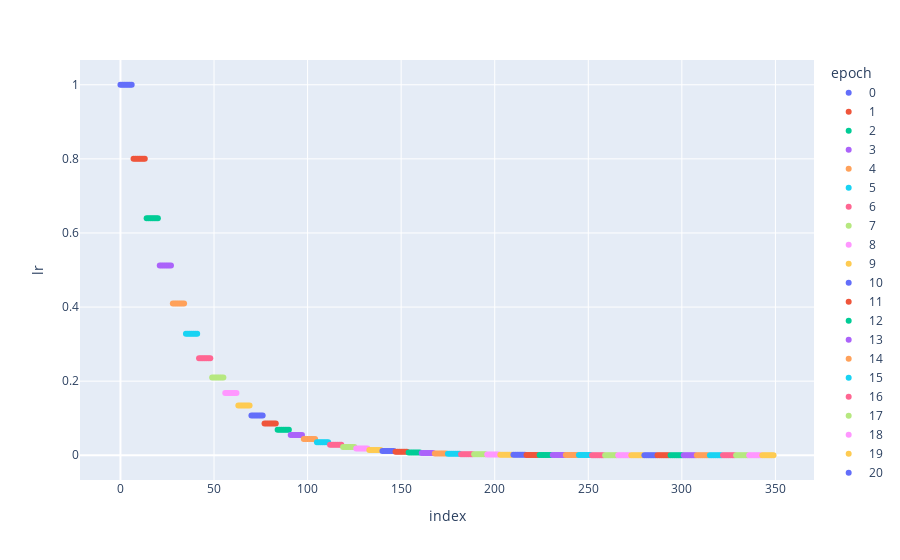

The notebook cell this image was saved under:
### Markdown cell above
## ExponentialLR
Exponentially decays the optimizer's configured learning rate by multiplying it with $\gamma$ at every scheduler step (i.e., every epoch).

### Code cell
lrsched = partial(ExponentialLR, gamma=0.8)
df = explore(lrsched, optim_lr=1.0)

### Figure 1 — Plotly figure (JSON) as saved in the notebook; plotly's stock layout.template omitted (floating-point values rounded to 4 significant figures)
{"data": [{"hovertemplate": "epoch=0<br>index=%{x}<br>lr=%{y}<extra></extra>", "legendgroup": "0", "marker": {"color": "#636efa", "symbol": "circle"}, "mode": "markers", "name": "0", "orientation": "v", "showlegend": true, "type": "scatter", "x": [0, 1, 2, 3, 4, 5, 6], "xaxis": "x", "y": [1, 1, 1, 1, 1, 1, 1], "yaxis": "y"}, {"hovertemplate": "epoch=1<br>index=%{x}<br>lr=%{y}<extra></extra>", "legendgroup": "1", "marker": {"color": "#EF553B", "symbol": "circle"}, "mode": "markers", "name": "1", "orientation": "v", "showlegend": true, "type": "scatter", "x": [7, 8, 9, 10, 11, 12, 13], "xaxis": "x", "y": [0.8, 0.8, 0.8, 0.8, 0.8, 0.8, 0.8], "yaxis": "y"}, {"hovertemplate": "epoch=2<br>index=%{x}<br>lr=%{y}<extra></extra>", "legendgroup": "2", "marker": {"color": "#00cc96", "symbol": "circle"}, "mode": "markers", "name": "2", "orientation": "v", "showlegend": true, "type": "scatter", "x": [14, 15, 16, 17, 18, 19, 20], "xaxis": "x", "y": [0.64, 0.64, 0.64, 0.64, 0.64, 0.64, 0.64], "yaxis": "y"}, {"hovertemplate": "epoch=3<br>index=%{x}<br>lr=%{y}<extra></extra>", "legendgroup": "3", "marker": {"color": "#ab63fa", "symbol": "circle"}, "mode": "markers", "name": "3", "orientation": "v", "showlegend": true, "type": "scatter", "x": [21, 22, 23, 24, 25, 26, 27], "xaxis": "x", "y": [0.512, 0.512, 0.512, 0.512, 0.512, 0.512, 0.512], "yaxis": "y"}, {"hovertemplate": "epoch=4<br>index=%{x}<br>lr=%{y}<extra></extra>", "legendgroup": "4", "marker": {"color": "#FFA15A", "symbol": "circle"}, "mode": "markers", "name": "4", "orientation": "v", "showlegend": true, "type": "scatter", "x": [28, 29, 30, 31, 32, 33, 34], "xaxis": "x", "y": [0.4096, 0.4096, 0.4096, 0.4096, 0.4096, 0.4096, 0.4096], "yaxis": "y"}, {"hovertemplate": "epoch=5<br>index=%{x}<br>lr=%{y}<extra></extra>", "legendgroup": "5", "marker": {"color": "#19d3f3", "symbol": "circle"}, "mode": "markers", "name": "5", "orientation": "v", "showlegend": true, "type": "scatter", "x": [35, 36, 37, 38, 39, 40, 41], "xaxis": "x", "y": [0.3277, 0.3277, 0.3277, 0.3277, 0.3277, 0.3277, 0.3277], "yaxis": "y"}, {"hovertemplate": "epoch=6<br>index=%{x}<br>lr=%{y}<extra></extra>", "legendgroup": "6", "marker": {"color": "#FF6692", "symbol": "circle"}, "mode": "markers", "name": "6", "orientation": "v", "showlegend": true, "type": "scatter", "x": [42, 43, 44, 45, 46, 47, 48], "xaxis": "x", "y": [0.2621, 0.2621, 0.2621, 0.2621, 0.2621, 0.2621, 0.2621], "yaxis": "y"}, {"hovertemplate": "epoch=7<br>index=%{x}<br>lr=%{y}<extra></extra>", "legendgroup": "7", "marker": {"color": "#B6E880", "symbol": "circle"}, "mode": "markers", "name": "7", "orientation": "v", "showlegend": true, "type": "scatter", "x": [49, 50, 51, 52, 53, 54, 55], "xaxis": "x", "y": [0.2097, 0.2097, 0.2097, 0.2097, 0.2097, 0.2097, 0.2097], "yaxis": "y"}, {"hovertemplate": "epoch=8<br>index=%{x}<br>lr=%{y}<extra></extra>", "legendgroup": "8", "marker": {"color": "#FF97FF", "symbol": "circle"}, "mode": "markers", "name": "8", "orientation": "v", "showlegend": true, "type": "scatter", "x": [56, 57, 58, 59, 60, 61, 62], "xaxis": "x", "y": [0.1678, 0.1678, 0.1678, 0.1678, 0.1678, 0.1678, 0.1678], "yaxis": "y"}, {"hovertemplate": "epoch=9<br>index=%{x}<br>lr=%{y}<extra></extra>", "legendgroup": "9", "marker": {"color": "#FECB52", "symbol": "circle"}, "mode": "markers", "name": "9", "orientation": "v", "showlegend": true, "type": "scatter", "x": [63, 64, 65, 66, 67, 68, 69], "xaxis": "x", "y": [0.1342, 0.1342, 0.1342, 0.1342, 0.1342, 0.1342, 0.1342], "yaxis": "y"}, {"hovertemplate": "epoch=10<br>index=%{x}<br>lr=%{y}<extra></extra>", "legendgroup": "10", "marker": {"color": "#636efa", "symbol": "circle"}, "mode": "markers", "name": "10", "orientation": "v", "showlegend": true, "type": "scatter", "x": [70, 71, 72, 73, 74, 75, 76], "xaxis": "x", "y": [0.1074, 0.1074, 0.1074, 0.1074, 0.1074, 0.1074, 0.1074], "yaxis": "y"}, {"hovertemplate": "epoch=11<br>index=%{x}<br>lr=%{y}<extra></extra>", "legendgroup": "11", "marker": {"color": "#EF553B", "symbol": "circle"}, "mode": "markers", "name": "11", "orientation": "v", "showlegend": true, "type": "scatter", "x": [77, 78, 79, 80, 81, 82, 83], "xaxis": "x", "y": [0.0859, 0.0859, 0.0859, 0.0859, 0.0859, 0.0859, 0.0859], "yaxis": "y"}, {"hovertemplate": "epoch=12<br>index=%{x}<br>lr=%{y}<extra></extra>", "legendgroup": "12", "marker": {"color": "#00cc96", "symbol": "circle"}, "mode": "markers", "name": "12", "orientation": "v", "showlegend": true, "type": "scatter", "x": [84, 85, 86, 87, 88, 89, 90], "xaxis": "x", "y": [0.06872, 0.06872, 0.06872, 0.06872, 0.06872, 0.06872, 0.06872], "yaxis": "y"}, {"hovertemplate": "epoch=13<br>index=%{x}<br>lr=%{y}<extra></extra>", "legendgroup": "13", "marker": {"color": "#ab63fa", "symbol": "circle"}, "mode": "markers", "name": "13", "orientation": "v", "showlegend": true, "type": "scatter", "x": [91, 92, 93, 94, 95, 96, 97], "xaxis": "x", "y": [0.05498, 0.05498, 0.05498, 0.05498, 0.05498, 0.05498, 0.05498], "yaxis": "y"}, {"hovertemplate": "epoch=14<br>index=%{x}<br>lr=%{y}<extra></extra>", "legendgroup": "14", "marker": {"color": "#FFA15A", "symbol": "circle"}, "mode": "markers", "name": "14", "orientation": "v", "showlegend": true, "type": "scatter", "x": [98, 99, 100, 101, 102, 103, 104], "xaxis": "x", "y": [0.04398, 0.04398, 0.04398, 0.04398, 0.04398, 0.04398, 0.04398], "yaxis": "y"}, {"hovertemplate": "epoch=15<br>index=%{x}<br>lr=%{y}<extra></extra>", "legendgroup": "15", "marker": {"color": "#19d3f3", "symbol": "circle"}, "mode": "markers", "name": "15", "orientation": "v", "showlegend": true, "type": "scatter", "x": [105, 106, 107, 108, 109, 110, 111], "xaxis": "x", "y": [0.03518, 0.03518, 0.03518, 0.03518, 0.03518, 0.03518, 0.03518], "yaxis": "y"}, {"hovertemplate": "epoch=16<br>index=%{x}<br>lr=%{y}<extra></extra>", "legendgroup": "16", "marker": {"color": "#FF6692", "symbol": "circle"}, "mode": "markers", "name": "16", "orientation": "v", "showlegend": true, "type": "scatter", "x": [112, 113, 114, 115, 116, 117, 118], "xaxis": "x", "y": [0.02815, 0.02815, 0.02815, 0.02815, 0.02815, 0.02815, 0.02815], "yaxis": "y"}, {"hovertemplate": "epoch=17<br>index=%{x}<br>lr=%{y}<extra></extra>", "legendgroup": "17", "marker": {"color": "#B6E880", "symbol": "circle"}, "mode": "markers", "name": "17", "orientation": "v", "showlegend": true, "type": "scatter", "x": [119, 120, 121, 122, 123, 124, 125], "xaxis": "x", "y": [0.02252, 0.02252, 0.02252, 0.02252, 0.02252, 0.02252, 0.02252], "yaxis": "y"}, {"hovertemplate": "epoch=18<br>index=%{x}<br>lr=%{y}<extra></extra>", "legendgroup": "18", "marker": {"color": "#FF97FF", "symbol": "circle"}, "mode": "markers", "name": "18", "orientation": "v", "showlegend": true, "type": "scatter", "x": [126, 127, 128, 129, 130, 131, 132], "xaxis": "x", "y": [0.01801, 0.01801, 0.01801, 0.01801, 0.01801, 0.01801, 0.01801], "yaxis": "y"}, {"hovertemplate": "epoch=19<br>index=%{x}<br>lr=%{y}<extra></extra>", "legendgroup": "19", "marker": {"color": "#FECB52", "symbol": "circle"}, "mode": "markers", "name": "19", "orientation": "v", "showlegend": true, "type": "scatter", "x": [133, 134, 135, 136, 137, 138, 139], "xaxis": "x", "y": [0.01441, 0.01441, 0.01441, 0.01441, 0.01441, 0.01441, 0.01441], "yaxis": "y"}, {"hovertemplate": "epoch=20<br>index=%{x}<br>lr=%{y}<extra></extra>", "legendgroup": "20", "marker": {"color": "#636efa", "symbol": "circle"}, "mode": "markers", "name": "20", "orientation": "v", "showlegend": true, "type": "scatter", "x": [140, 141, 142, 143, 144, 145, 146], "xaxis": "x", "y": [0.01153, 0.01153, 0.01153, 0.01153, 0.01153, 0.01153, 0.01153], "yaxis": "y"}, {"hovertemplate": "epoch=21<br>index=%{x}<br>lr=%{y}<extra></extra>", "legendgroup": "21", "marker": {"color": "#EF553B", "symbol": "circle"}, "mode": "markers", "name": "21", "orientation": "v", "showlegend": true, "type": "scatter", "x": [147, 148, 149, 150, 151, 152, 153], "xaxis": "x", "y": [0.009223, 0.009223, 0.009223, 0.009223, 0.009223, 0.009223, 0.009223], "yaxis": "y"}, {"hovertemplate": "epoch=22<br>index=%{x}<br>lr=%{y}<extra></extra>", "legendgroup": "22", "marker": {"color": "#00cc96", "symbol": "circle"}, "mode": "markers", "name": "22", "orientation": "v", "showlegend": true, "type": "scatter", "x": [154, 155, 156, 157, 158, 159, 160], "xaxis": "x", "y": [0.007379, 0.007379, 0.007379, 0.007379, 0.007379, 0.007379, 0.007379], "yaxis": "y"}, {"hovertemplate": "epoch=23<br>index=%{x}<br>lr=%{y}<extra></extra>", "legendgroup": "23", "marker": {"color": "#ab63fa", "symbol": "circle"}, "mode": "markers", "name": "23", "orientation": "v", "showlegend": true, "type": "scatter", "x": [161, 162, 163, 164, 165, 166, 167], "xaxis": "x", "y": [0.005903, 0.005903, 0.005903, 0.005903, 0.005903, 0.005903, 0.005903], "yaxis": "y"}, {"hovertemplate": "epoch=24<br>index=%{x}<br>lr=%{y}<extra></extra>", "legendgroup": "24", "marker": {"color": "#FFA15A", "symbol": "circle"}, "mode": "markers", "name": "24", "orientation": "v", "showlegend": true, "type": "scatter", "x": [168, 169, 170, 171, 172, 173, 174], "xaxis": "x", "y": [0.004722, 0.004722, 0.004722, 0.004722, 0.004722, 0.004722, 0.004722], "yaxis": "y"}, {"hovertemplate": "epoch=25<br>index=%{x}<br>lr=%{y}<extra></extra>", "legendgroup": "25", "marker": {"color": "#19d3f3", "symbol": "circle"}, "mode": "markers", "name": "25", "orientation": "v", "showlegend": true, "type": "scatter", "x": [175, 176, 177, 178, 179, 180, 181], "xaxis": "x", "y": [0.003778, 0.003778, 0.003778, 0.003778, 0.003778, 0.003778, 0.003778], "yaxis": "y"}, {"hovertemplate": "epoch=26<br>index=%{x}<br>lr=%{y}<extra></extra>", "legendgroup": "26", "marker": {"color": "#FF6692", "symbol": "circle"}, "mode": "markers", "name": "26", "orientation": "v", "showlegend": true, "type": "scatter", "x": [182, 183, 184, 185, 186, 187, 188], "xaxis": "x", "y": [0.003022, 0.003022, 0.003022, 0.003022, 0.003022, 0.003022, 0.003022], "yaxis": "y"}, {"hovertemplate": "epoch=27<br>index=%{x}<br>lr=%{y}<extra></extra>", "legendgroup": "27", "marker": {"color": "#B6E880", "symbol": "circle"}, "mode": "markers", "name": "27", "orientation": "v", "showlegend": true, "type": "scatter", "x": [189, 190, 191, 192, 193, 194, 195], "xaxis": "x", "y": [0.002418, 0.002418, 0.002418, 0.002418, 0.002418, 0.002418, 0.002418], "yaxis": "y"}, {"hovertemplate": "epoch=28<br>index=%{x}<br>lr=%{y}<extra></extra>", "legendgroup": "28", "marker": {"color": "#FF97FF", "symbol": "circle"}, "mode": "markers", "name": "28", "orientation": "v", "showlegend": true, "type": "scatter", "x": [196, 197, 198, 199, 200, 201, 202], "xaxis": "x", "y": [0.001934, 0.001934, 0.001934, 0.001934, 0.001934, 0.001934, 0.001934], "yaxis": "y"}, {"hovertemplate": "epoch=29<br>index=%{x}<br>lr=%{y}<extra></extra>", "legendgroup": "29", "marker": {"color": "#FECB52", "symbol": "circle"}, "mode": "markers", "name": "29", "orientation": "v", "showlegend": true, "type": "scatter", "x": [203, 204, 205, 206, 207, 208, 209], "xaxis": "x", "y": [0.001547, 0.001547, 0.001547, 0.001547, 0.001547, 0.001547, 0.001547], "yaxis": "y"}, {"hovertemplate": "epoch=30<br>index=%{x}<br>lr=%{y}<extra></extra>", "legendgroup": "30", "marker": {"color": "#636efa", "symbol": "circle"}, "mode": "markers", "name": "30", "orientation": "v", "showlegend": true, "type": "scatter", "x": [210, 211, 212, 213, 214, 215, 216], "xaxis": "x", "y": [0.001238, 0.001238, 0.001238, 0.001238, 0.001238, 0.001238, 0.001238], "yaxis": "y"}, {"hovertemplate": "epoch=31<br>index=%{x}<br>lr=%{y}<extra></extra>", "legendgroup": "31", "marker": {"color": "#EF553B", "symbol": "circle"}, "mode": "markers", "name": "31", "orientation": "v", "showlegend": true, "type": "scatter", "x": [217, 218, 219, 220, 221, 222, 223], "xaxis": "x", "y": [0.0009904, 0.0009904, 0.0009904, 0.0009904, 0.0009904, 0.0009904, 0.0009904], "yaxis": "y"}, {"hovertemplate": "epoch=32<br>index=%{x}<br>lr=%{y}<extra></extra>", "legendgroup": "32", "marker": {"color": "#00cc96", "symbol": "circle"}, "mode": "markers", "name": "32", "orientation": "v", "showlegend": true, "type": "scatter", "x": [224, 225, 226, 227, 228, 229, 230], "xaxis": "x", "y": [0.0007923, 0.0007923, 0.0007923, 0.0007923, 0.0007923, 0.0007923, 0.0007923], "yaxis": "y"}, {"hovertemplate": "epoch=33<br>index=%{x}<br>lr=%{y}<extra></extra>", "legendgroup": "33", "marker": {"color": "#ab63fa", "symbol": "circle"}, "mode": "markers", "name": "33", "orientation": "v", "showlegend": true, "type": "scatter", "x": [231, 232, 233, 234, 235, 236, 237], "xaxis": "x", "y": [0.0006338, 0.0006338, 0.0006338, 0.0006338, 0.0006338, 0.0006338, 0.0006338], "yaxis": "y"}, {"hovertemplate": "epoch=34<br>index=%{x}<br>lr=%{y}<extra></extra>", "legendgroup": "34", "marker": {"color": "#FFA15A", "symbol": "circle"}, "mode": "markers", "name": "34", "orientation": "v", "showlegend": true, "type": "scatter", "x": [238, 239, 240, 241, 242, 243, 244], "xaxis": "x", "y": [0.0005071, 0.0005071, 0.0005071, 0.0005071, 0.0005071, 0.0005071, 0.0005071], "yaxis": "y"}, {"hovertemplate": "epoch=35<br>index=%{x}<br>lr=%{y}<extra></extra>", "legendgroup": "35", "marker": {"color": "#19d3f3", "symbol": "circle"}, "mode": "markers", "name": "35", "orientation": "v", "showlegend": true, "type": "scatter", "x": [245, 246, 247, 248, 249, 250, 251], "xaxis": "x", "y": [0.0004056, 0.0004056, 0.0004056, 0.0004056, 0.0004056, 0.0004056, 0.0004056], "yaxis": "y"}, {"hovertemplate": "epoch=36<br>index=%{x}<br>lr=%{y}<extra></extra>", "legendgroup": "36", "marker": {"color": "#FF6692", "symbol": "circle"}, "mode": "markers", "name": "36", "orientation": "v", "showlegend": true, "type": "scatter", "x": [252, 253, 254, 255, 256, 257, 258], "xaxis": "x", "y": [0.0003245, 0.0003245, 0.0003245, 0.0003245, 0.0003245, 0.0003245, 0.0003245], "yaxis": "y"}, {"hovertemplate": "epoch=37<br>index=%{x}<br>lr=%{y}<extra></extra>", "legendgroup": "37", "marker": {"color": "#B6E880", "symbol": "circle"}, "mode": "markers", "name": "37", "orientation": "v", "showlegend": true, "type": "scatter", "x": [259, 260, 261, 262, 263, 264, 265], "xaxis": "x", "y": [0.0002596, 0.0002596, 0.0002596, 0.0002596, 0.0002596, 0.0002596, 0.0002596], "yaxis": "y"}, {"hovertemplate": "epoch=38<br>index=%{x}<br>lr=%{y}<extra></extra>", "legendgroup": "38", "marker": {"color": "#FF97FF", "symbol": "circle"}, "mode": "markers", "name": "38", "orientation": "v", "showlegend": true, "type": "scatter", "x": [266, 267, 268, 269, 270, 271, 272], "xaxis": "x", "y": [0.0002077, 0.0002077, 0.0002077, 0.0002077, 0.0002077, 0.0002077, 0.0002077], "yaxis": "y"}, {"hovertemplate": "epoch=39<br>index=%{x}<br>lr=%{y}<extra></extra>", "legendgroup": "39", "marker": {"color": "#FECB52", "symbol": "circle"}, "mode": "markers", "name": "39", "orientation": "v", "showlegend": true, "type": "scatter", "x": [273, 274, 275, 276, 277, 278, 279], "xaxis": "x", "y": [0.0001662, 0.0001662, 0.0001662, 0.0001662, 0.0001662, 0.0001662, 0.0001662], "yaxis": "y"}, {"hovertemplate": "epoch=40<br>index=%{x}<br>lr=%{y}<extra></extra>", "legendgroup": "40", "marker": {"color": "#636efa", "symbol": "circle"}, "mode": "markers", "name": "40", "orientation": "v", "showlegend": true, "type": "scatter", "x": [280, 281, 282, 283, 284, 285, 286], "xaxis": "x", "y": [0.0001329, 0.0001329, 0.0001329, 0.0001329, 0.0001329, 0.0001329, 0.0001329], "yaxis": "y"}, {"hovertemplate": "epoch=41<br>index=%{x}<br>lr=%{y}<extra></extra>", "legendgroup": "41", "marker": {"color": "#EF553B", "symbol": "circle"}, "mode": "markers", "name": "41", "orientation": "v", "showlegend": true, "type": "scatter", "x": [287, 288, 289, 290, 291, 292, 293], "xaxis": "x", "y": [0.0001063, 0.0001063, 0.0001063, 0.0001063, 0.0001063, 0.0001063, 0.0001063], "yaxis": "y"}, {"hovertemplate": "epoch=42<br>index=%{x}<br>lr=%{y}<extra></extra>", "legendgroup": "42", "marker": {"color": "#00cc96", "symbol": "circle"}, "mode": "markers", "name": "42", "orientation": "v", "showlegend": true, "type": "scatter", "x": [294, 295, 296, 297, 298, 299, 300], "xaxis": "x", "y": [8.507e-05, 8.507e-05, 8.507e-05, 8.507e-05, 8.507e-05, 8.507e-05, 8.507e-05], "yaxis": "y"}, {"hovertemplate": "epoch=43<br>index=%{x}<br>lr=%{y}<extra></extra>", "legendgroup": "43", "marker": {"color": "#ab63fa", "symbol": "circle"}, "mode": "markers", "name": "43", "orientation": "v", "showlegend": true, "type": "scatter", "x": [301, 302, 303, 304, 305, 306, 307], "xaxis": "x", "y": [6.806e-05, 6.806e-05, 6.806e-05, 6.806e-05, 6.806e-05, 6.806e-05, 6.806e-05], "yaxis": "y"}, {"hovertemplate": "epoch=44<br>index=%{x}<br>lr=%{y}<extra></extra>", "legendgroup": "44", "marker": {"color": "#FFA15A", "symbol": "circle"}, "mode": "markers", "name": "44", "orientation": "v", "showlegend": true, "type": "scatter", "x": [308, 309, 310, 311, 312, 313, 314], "xaxis": "x", "y": [5.445e-05, 5.445e-05, 5.445e-05, 5.445e-05, 5.445e-05, 5.445e-05, 5.445e-05], "yaxis": "y"}, {"hovertemplate": "epoch=45<br>index=%{x}<br>lr=%{y}<extra></extra>", "legendgroup": "45", "marker": {"color": "#19d3f3", "symbol": "circle"}, "mode": "markers", "name": "45", "orientation": "v", "showlegend": true, "type": "scatter", "x": [315, 316, 317, 318, 319, 320, 321], "xaxis": "x", "y": [4.356e-05, 4.356e-05, 4.356e-05, 4.356e-05, 4.356e-05, 4.356e-05, 4.356e-05], "yaxis": "y"}, {"hovertemplate": "epoch=46<br>index=%{x}<br>lr=%{y}<extra></extra>", "legendgroup": "46", "marker": {"color": "#FF6692", "symbol": "circle"}, "mode": "markers", "name": "46", "orientation": "v", "showlegend": true, "type": "scatter", "x": [322, 323, 324, 325, 326, 327, 328], "xaxis": "x", "y": [3.484e-05, 3.484e-05, 3.484e-05, 3.484e-05, 3.484e-05, 3.484e-05, 3.484e-05], "yaxis": "y"}, {"hovertemplate": "epoch=47<br>index=%{x}<br>lr=%{y}<extra></extra>", "legendgroup": "47", "marker": {"color": "#B6E880", "symbol": "circle"}, "mode": "markers", "name": "47", "orientation": "v", "showlegend": true, "type": "scatter", "x": [329, 330, 331, 332, 333, 334, 335], "xaxis": "x", "y": [2.788e-05, 2.788e-05, 2.788e-05, 2.788e-05, 2.788e-05, 2.788e-05, 2.788e-05], "yaxis": "y"}, {"hovertemplate": "epoch=48<br>index=%{x}<br>lr=%{y}<extra></extra>", "legendgroup": "48", "marker": {"color": "#FF97FF", "symbol": "circle"}, "mode": "markers", "name": "48", "orientation": "v", "showlegend": true, "type": "scatter", "x": [336, 337, 338, 339, 340, 341, 342], "xaxis": "x", "y": [2.23e-05, 2.23e-05, 2.23e-05, 2.23e-05, 2.23e-05, 2.23e-05, 2.23e-05], "yaxis": "y"}, {"hovertemplate": "epoch=49<br>index=%{x}<br>lr=%{y}<extra></extra>", "legendgroup": "49", "marker": {"color": "#FECB52", "symbol": "circle"}, "mode": "markers", "name": "49", "orientation": "v", "showlegend": true, "type": "scatter", "x": [343, 344, 345, 346, 347, 348, 349], "xaxis": "x", "y": [1.784e-05, 1.784e-05, 1.784e-05, 1.784e-05, 1.784e-05, 1.784e-05, 1.784e-05], "yaxis": "y"}], "layout": {"legend": {"title": {"text": "epoch"}, "tracegroupgap": 0}, "margin": {"t": 60}, "xaxis": {"anchor": "y", "domain": [0, 1], "title": {"text": "index"}}, "yaxis": {"anchor": "x", "domain": [0, 1], "title": {"text": "lr"}}}}
